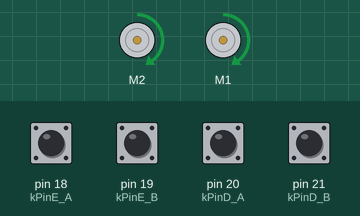
This sketch was run on a simulated Arduino Mega 2560, built with avr-gcc and run on an emulated ATmega2560. Parts: 2 × DC motor (green arrow = forward, orange = backward, longer = faster). The inputs (shaded band) are chosen by the test bench; at power-on: pin 18 (kPinE_A), pin 19 (kPinE_B), pin 20 (kPinD_A), pin 21 (kPinD_B) HIGH. What the sketch prints to the serial monitor is not drawn.

Above: at 1.2 s.
1.3 s: pin 18 (kPinE_A) pulsed LOW 2 times (0.12 s each, 0.3 s apart)
Timing chart, 0 to 4.3 s (numbered marks = the images above; inputs shaded):
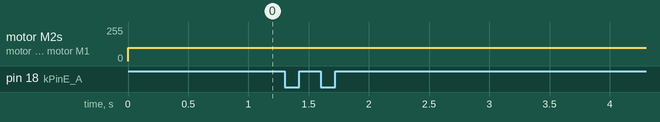

The sketch:

Quadratura-ll.ino
```cpp
/*
  ============================================================================
  Teste de Encoder em Modo Quadratura (x4) - DDMR com TT-Encoder-Motor
  ============================================================================
  Baseado no datasheet TT-Encoder-Motor (nulllaborg/tt-encoder-motor):
    - 12 PPR no eixo do motor (disco Hall)
    - Redução (gear ratio) 1:90
    - Sinais OUT_A (fase A) e OUT_B (fase B) para posição/direção

  Diferença em relação ao exemplo "single-frequency" (RISING em A apenas):
  Aqui usamos CHANGE em ambos os canais (A e B) de cada roda, com uma
  tabela de transição de estados de quadratura (decodificação x4).
  Isso quadruplica a resolução efetiva (12 * 90 * 4 = 4320 contagens/volta
  na saída da caixa de redução) e é imune a perda de pulso em borda única.

  Requer placa com 4 pinos de interrupção externa disponíveis
  (ex.: Arduino Mega 2560 -> pinos 2, 3, 18, 19, 20, 21).

  Ligação sugerida (conforme "Interface Definition" do datasheet):
    Encoder Direito : OUT_A -> pino 20 | OUT_B -> pino 21
    Encoder Esquerdo: OUT_A -> pino 18 | OUT_B -> pino 19
    5V do encoder    -> 5V do Arduino (aceita 3-12V, use 5V por simplicidade)
    GND do encoder   -> GND comum com o Arduino e o driver de motor
  ============================================================================
*/

#include <AFMotor.h>

/* ---------------- MOTORES (SHIELD AFMotor) ---------------- */
AF_DCMotor motorD(1);   // Motor direito na porta M1
AF_DCMotor motorE(2);   // Motor esquerdo na porta M2

/* ---------------- PINOS DOS ENCODERS ---------------- */
static const uint8_t kPinD_A = 20;   // Encoder da roda direita - canal A
static const uint8_t kPinD_B = 21;   // Encoder da roda direita - canal B
static const uint8_t kPinE_A = 18;   // Encoder da roda esquerda - canal A
static const uint8_t kPinE_B = 19;   // Encoder da roda esquerda - canal B

/*
  No Arduino Mega 2560, os pinos 18, 19, 20 e 21 caem todos na mesma
  porta física (PORTD), o que permite ler os 4 sinais com UMA única
  leitura de registrador (PIND), em vez de 4 chamadas a digitalRead().

    Pino 18 (Encoder E, canal A) -> PD3
    Pino 19 (Encoder E, canal B) -> PD2
    Pino 20 (Encoder D, canal A) -> PD1
    Pino 21 (Encoder D, canal B) -> PD0

  digitalRead() custa ~4-5 us por chamada (overhead de função +
  tabela de lookup pino->porta/bit, recalculada em tempo de execução).
  Ler PIND diretamente custa 1 ciclo de clock (~62 ns a 16 MHz) e o
  compilador resolve as máscaras em tempo de compilação (constexpr).
*/
static constexpr uint8_t kMaskD_A = (1 << PD1);  // pino 20
static constexpr uint8_t kMaskD_B = (1 << PD0);  // pino 21
static constexpr uint8_t kMaskE_A = (1 << PD3);  // pino 18
static constexpr uint8_t kMaskE_B = (1 << PD2);  // pino 19

/* ---------------- CONTADORES (ISR) ---------------- */
volatile int32_t countD = 0;   // contagem bruta (x4) roda direita
volatile int32_t countE = 0;   // contagem bruta (x4) roda esquerda

volatile uint8_t stateD = 0;   // estado atual (2 bits: A<<1 | B) - direita
volatile uint8_t stateE = 0;   // estado atual (2 bits: A<<1 | B) - esquerda

/*
  Tabela de transição de quadratura.
  Índice = (estado_anterior << 2) | estado_novo, cada estado = (A<<1 | B)
  Valor  = +1 (frente), -1 (ré), 0 (transição inválida/ruído)
*/
static const int8_t kQuadTable[16] = {
   0, -1,  1,  0,
   1,  0,  0, -1,
  -1,  0,  0,  1,
   0,  1, -1,  0
};

constexpr int8_t kSignD = +1;   // roda direita
constexpr int8_t kSignE = -1;   // roda esquerda (motor espelhado)

/* ---------------- CONSTANTES DO ENCODER (DATASHEET) ---------------- */
const double PPR        = 12.0;   // pulsos por rotação do eixo do encoder
const double GEAR_RATIO = 90.0;   // redução 1:90
const double QUAD_MULT  = 4.0;    // decodificação em quadratura x4

// Contagens por revolução NA SAÍDA da caixa de redução (com x4)
const double COUNTS_PER_REV = PPR * GEAR_RATIO * QUAD_MULT;  // 12*90*4 = 4320

// Conversão de contagem -> radianos (na saída da caixa de redução)
const double RAD_PER_COUNT = 2.0 * PI / COUNTS_PER_REV;

/* ---------------- TEMPO DE AMOSTRAGEM ---------------- */
const unsigned long INTERVALO_TESTE = 70000UL; // 70 ms, em microssegundos
unsigned long time1 = 0;
unsigned long time2 = 0;

/* ============================================================
   ISR - Roda Direita (uma única leitura de PIND para A e B)
   ============================================================ */
static inline void UpdateD() {
  const uint8_t port = PIND;                       // 1 leitura, 1 ciclo de clock
  const uint8_t newState =
      ((port & kMaskD_A) ? 0b10 : 0) |              // bit1 = canal A
      ((port & kMaskD_B) ? 0b01 : 0);               // bit0 = canal B
  countD += kQuadTable[(stateD << 2) | newState];
  stateD = newState;
}
void IsrD_A() { UpdateD(); }
void IsrD_B() { UpdateD(); }

/* ============================================================
   ISR - Roda Esquerda (uma única leitura de PIND para A e B)
   ============================================================ */
static inline void UpdateE() {
  const uint8_t port = PIND;                       // 1 leitura, 1 ciclo de clock
  const uint8_t newState =
      ((port & kMaskE_A) ? 0b10 : 0) |              // bit1 = canal A
      ((port & kMaskE_B) ? 0b01 : 0);               // bit0 = canal B
  countE += kQuadTable[(stateE << 2) | newState];
  stateE = newState;
}
void IsrE_A() { UpdateE(); }
void IsrE_B() { UpdateE(); }

/* ============================================================
   SETUP
   ============================================================ */
void setup() {
  Serial.begin(9600);

  pinMode(kPinD_A, INPUT_PULLUP);
  pinMode(kPinD_B, INPUT_PULLUP);
  pinMode(kPinE_A, INPUT_PULLUP);
  pinMode(kPinE_B, INPUT_PULLUP);

  // Inicializa o estado atual de cada encoder antes de habilitar as ISRs
  // (aqui digitalRead() não é crítico, roda 1x no setup, mas mantemos
  // PIND por consistência com as ISRs)
  {
    const uint8_t port = PIND;
    stateD = ((port & kMaskD_A) ? 0b10 : 0) | ((port & kMaskD_B) ? 0b01 : 0);
    stateE = ((port & kMaskE_A) ? 0b10 : 0) | ((port & kMaskE_B) ? 0b01 : 0);
  }

  attachInterrupt(digitalPinToInterrupt(kPinD_A), IsrD_A, CHANGE);
  attachInterrupt(digitalPinToInterrupt(kPinD_B), IsrD_B, CHANGE);
  attachInterrupt(digitalPinToInterrupt(kPinE_A), IsrE_A, CHANGE);
  attachInterrupt(digitalPinToInterrupt(kPinE_B), IsrE_B, CHANGE);

  // Teste simples de acionamento dos motores (ajuste velocidade/sentido)
  motorE.setSpeed(100);
  motorD.setSpeed(100);
  motorE.run(FORWARD);
  motorD.run(FORWARD);

  Serial.println("time_us, pulsosD, velD_rad_s, pulsosE, velE_rad_s");

  time1 = micros();
}

/* ============================================================
   LOOP
   ============================================================ */
void loop() {
  time2 = micros() - time1;

  if (time2 >= INTERVALO_TESTE) {
    // Copia e zera os contadores de forma segura (sem interrupções)
    noInterrupts();
    int32_t pulsosD = countD * kSignD;
    int32_t pulsosE = countE * kSignE;
    countD = 0;
    countE = 0;
    interrupts();

    double dt = time2 / 1000000.0;  // segundos

    // Velocidade angular na saída da caixa de redução (rad/s)
    double velD = pulsosD * RAD_PER_COUNT / dt;
    double velE = pulsosE * RAD_PER_COUNT / dt;

    Serial.print(time2);
    Serial.print(", ");
    Serial.print(pulsosD);
    Serial.print(", ");
    Serial.print(velD, 6);
    Serial.print(", ");
    Serial.print(pulsosE);
    Serial.print(", ");
    Serial.println(velE, 6);

    time1 = micros();
  }
}
```

Measured:
- after the input at 1.3 s, every drawn part: stays the same
